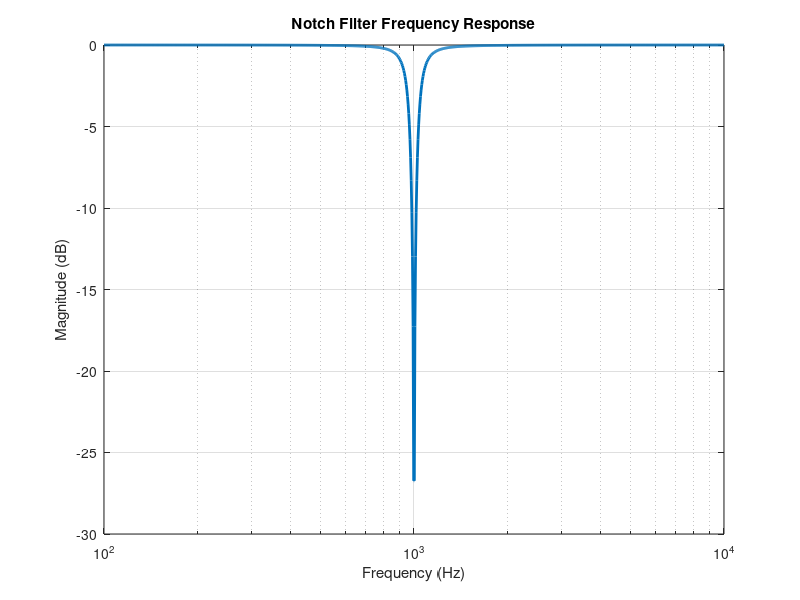

This chart was generated by the following MATLAB code: (Note: this script raises an error after producing the figure.)

fN = 1000;          
BW = 100;            
C = 0.1e-6;          

% Angular frequency
wN = 2 * pi * fN;

% Calculate R using fN = 1 / (2*pi*R*C)
R = 1 / (2 * pi * fN * C);

% Bandwidth relation: BW = 1 / (2*pi*R2*C)
R2 = 1 / (2 * pi * BW * C);

% Frequency vector for analysis
f = logspace(log10(100), log10(10e3), 1000);
w = 2 * pi * f;

% Transfer function of the notch filter
Q = fN / BW;
s = 1j * w;
Hs = (s.^2 + wN^2) ./ (s.^2 + (wN / Q) * s + wN^2);

% Plot the magnitude response
figure;
semilogx(f, 20*log10(abs(Hs)), 'LineWidth', 2);
grid on;
xlabel('Frequency (Hz)');
ylabel('Magnitude (dB)');
title('Notch Filter Frequency Response');
xline(fN, '--r', 'f_N = 1kHz');
ylim([-60 5]);

% Calculate notch depth and frequency
[notch_mag, idx] = min(abs(Hs));     
notch_freq = f(idx);                 
notch_depth_dB = 20 * log10(notch_mag);

% Display results
fprintf('R = %.2f ohms\n', R);
fprintf('R2 (for bandwidth) = %.2f ohms\n', R2);
fprintf('Notch Frequency = %.2f Hz\n', notch_freq);
fprintf('Notch Depth ≈ %.2f dB\n', notch_depth_dB);
